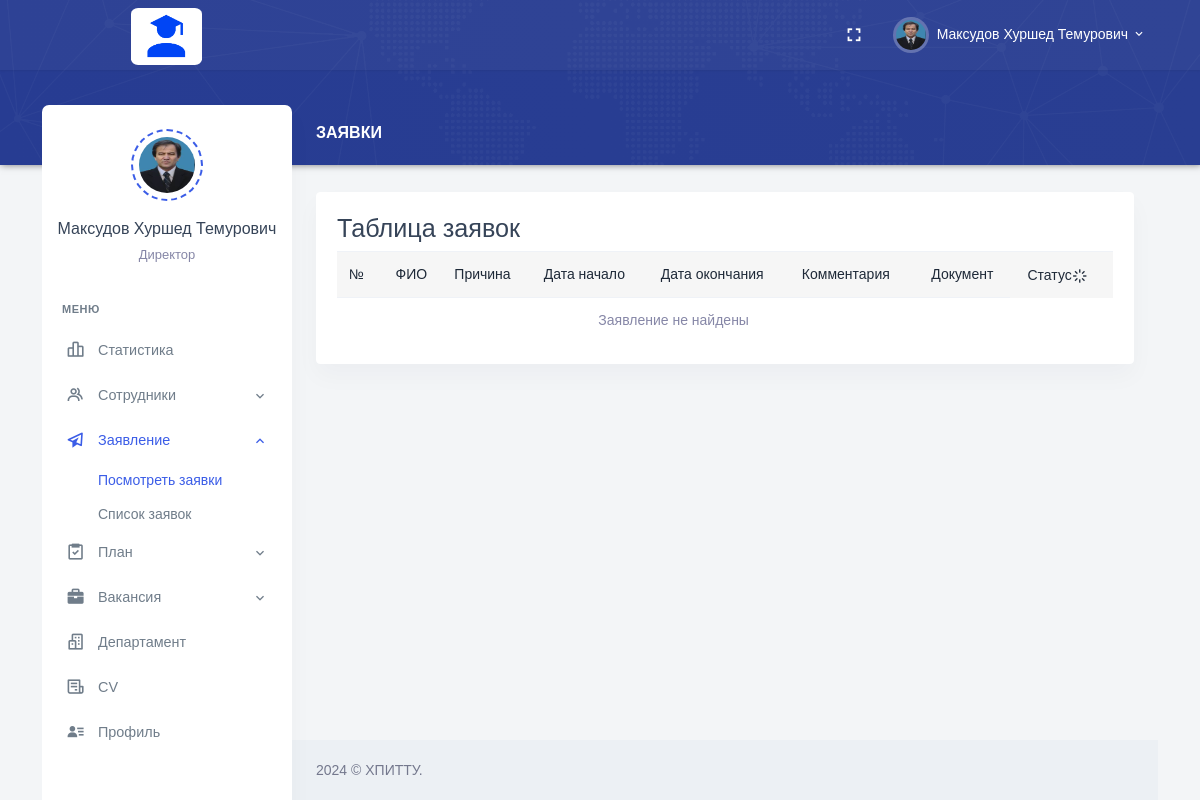
Before: /HR/leave.php (signed in) with the older database file.
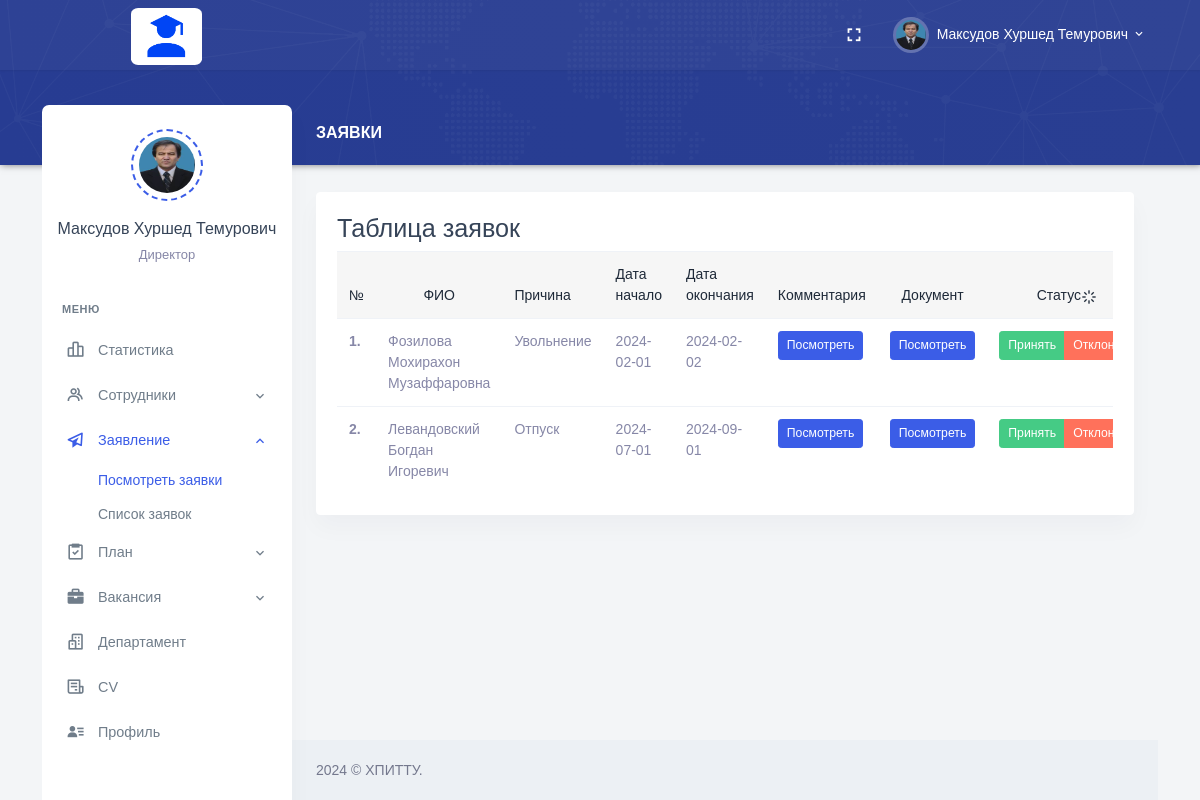
After: the same page with the newer database file.
### tables this page shows
CREATE TABLE `employee_leave` (
  `leave_id` int NOT NULL AUTO_INCREMENT,
  `full_name` varchar(255) NOT NULL,
  `reason` varchar(255) DEFAULT NULL,
  `start_date` date DEFAULT NULL,
  `end_date` date DEFAULT NULL,
  `comments` varchar(1000) DEFAULT NULL,
  `Username` varchar(30) DEFAULT NULL,
  `status` varchar(50) NOT NULL,
  `pdf_file` blob,
  PRIMARY KEY (`leave_id`)
);

### HR/leave.php (the view, shortened to what the changed rows need)
<?php
require_once "header.php";
?>
<?php
require_once "../conn.php";
$sql = "SELECT * FROM employee_leave WHERE status = 'В ожидании'";
$result = mysqli_query($conn , $sql);
$i = 1;
?>
<div class="main-content">
    <div class="page-content">
        <div class="row">
            <div class="col-lg-12">
                <div class="card">
                    <div class="card-body">
                        <div class="table-responsive">
                            <table class="table mb-0">
                                <thead class="table-light">
                                    <tr>
                                        <th>№</th>
                                        <th class="text-center">ФИО</th>
                                        <th>Причина</th>
                                        <th>Дата начало</th>
                                        <th>Дата окончания</th>
                                        <th>Комментария</th>
                                        <th class="text-center">Документ</th>
                                        <th class="text-center">Статус<i
                                                class="bx bx-loader bx-spin font-size-16 align-middle me-2"></i></th>
                                    </tr>
                                </thead>
                                <tbody>
                                    <?php
                                    if (mysqli_num_rows($result) > 0) {
                                        while ($rows = mysqli_fetch_assoc($result)) {
                                            $start_date = $rows["start_date"];
                                            $end_date = $rows["end_date"];
                                            $fullname = $rows["full_name"];
                                            $reason = $rows["reason"];
                                            $comments = $rows["comments"];
                                            $status = ($rows["status"] == "В ожидании") ? "В ожидании" : $rows["status"];
                                            $leave_id = $rows["leave_id"];
                                            $pdf_file = $rows["pdf_file"];
                                            ?>
                                    <tr>
                                        <th scope="row"><?php echo "$i."; ?></th>
                                        <td><?php echo $fullname; ?></td>
                                        <td><?php echo $reason; ?></td>
                                        <td><?php echo $start_date; ?></td>
                                        <td><?php echo $end_date; ?></td>
                                        <td>
                                        <div class="btn-group btn-group-sm" role="group" aria-label="Действия">
                                            <button type="button" class="btn btn-primary view-comments"
                                                data-bs-toggle="modal" data-bs-target="#myModal<?php echo $leave_id; ?>"
                                                data-comment="<?php echo htmlspecialchars($comments); ?>">
                                                Посмотреть
                                            </button>
                                            </div>
                                        </td>
                                        <td>
                                        <div class="btn-group btn-group-sm" role="group" aria-label="Действия">
                                            <a href="../Personal/uploads/<?php echo $pdf_file; ?>" target="_blank"
                                                class="btn btn-primary">Посмотреть</a>
                                                </div>
                                        </td>
                                        <td>
                                        <div class="btn-group btn-group-sm" role="group" aria-label="Действия">
                                        <?php
    if ($status == 'В ожидании') {
        echo "<a href='accept-leave.php?leave_id={$leave_id}' class='btn btn-success waves-effect waves-light'>Принять</a>";
        echo "<a href='cancel-leave.php?leave_id={$leave_id}' class='btn btn-danger waves-effect waves-light'>Отклонить</a>";
    }
    ?>
    </div>
                                        </td>
                                    </tr>
                                    <?php
                    $i++;
                }
            } else {
                echo "<tr><td colspan='7' class='text-center'>Заявление не найдены</td></tr>";
            }
            ?>
                                </tbody>
                            </table>
                        </div>
                    </div>
                </div>
            </div>
        </div>
    </div>
    <?php
require_once "footer.php";
?>

Changed rows visible on the page:
added employee_leave: full_name "Фозилова Мохирахон Музаффаровна", reason "Увольнение", start_date "2024-02-01", end_date "2024-02-02"
added employee_leave: full_name "Левандовский Богдан Игоревич", reason "Отпуск", start_date "2024-07-01", end_date "2024-09-01"
Other visible differences:
text no longer shown: "Заявление не найдены"
